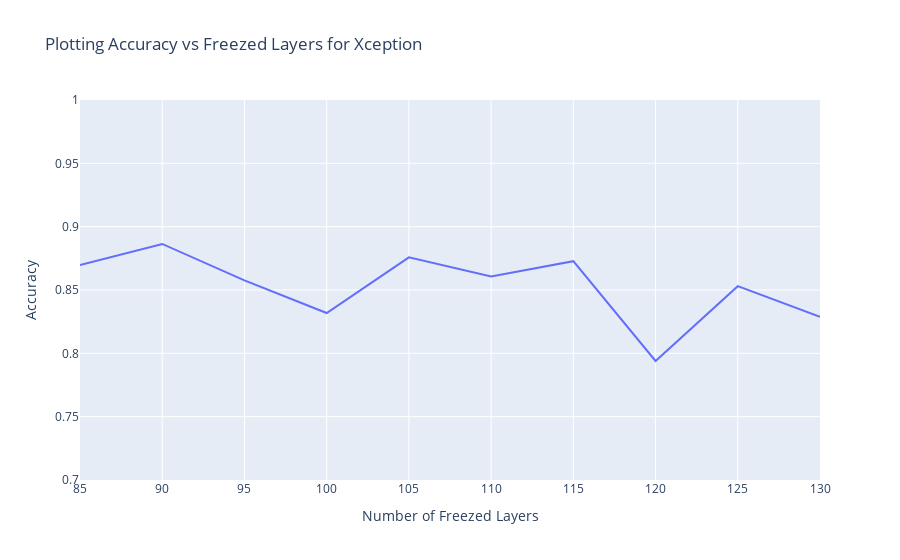

Notebook code for this chart:
### Markdown cell above
Plotting the Validation Accuracy vs freezed layers. We observe that as we increase the amount of freezed layers, the accuracy also decreases.

### Code cell
df_xception = getData_xception()
df_xception = df_xception[df_xception.Epoch == 9]
fig = px.line(
    df_xception, 
    x=df_xception['freezed_layer'], 
    y=df_xception['val_binary_accuracy'],
    title="Plotting Accuracy vs Freezed Layers for Xception",
).update_layout(xaxis_title="Number of Freezed Layers", yaxis_title="Accuracy",yaxis_range=[0.7,1.0])
fig.show()

### Figure 1 — Plotly figure (JSON) as saved in the notebook; plotly's stock layout.template omitted (floating-point values rounded to 4 significant figures)
{"data": [{"hovertemplate": "freezed_layer=%{x}<br>val_binary_accuracy=%{y}<extra></extra>", "legendgroup": "", "line": {"color": "#636efa", "dash": "solid"}, "marker": {"symbol": "circle"}, "mode": "lines", "name": "", "orientation": "v", "showlegend": false, "x": [130, 125, 120, 115, 110, 105, 100, 95, 90, 85], "xaxis": "x", "y": [0.8288, 0.853, 0.7939, 0.8727, 0.8606, 0.8758, 0.8318, 0.8576, 0.8864, 0.8697], "yaxis": "y", "type": "scatter"}], "layout": {"xaxis": {"anchor": "y", "domain": [0, 1], "title": {"text": "Number of Freezed Layers"}, "type": "linear", "range": [85, 130], "autorange": true}, "yaxis": {"anchor": "x", "domain": [0, 1], "title": {"text": "Accuracy"}, "range": [0.7, 1], "type": "linear"}, "legend": {"tracegroupgap": 0}, "title": {"text": "Plotting Accuracy vs Freezed Layers for Xception"}, "autosize": true}}
